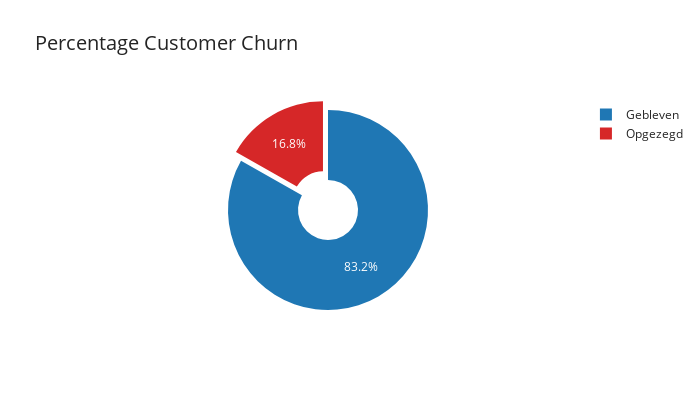

The notebook cell saved with this chart:
### Code cell
import plotly.express as px

# Percentage churn
churn_pct = df["Churn"].value_counts(normalize=True).reset_index()
churn_pct.columns = ["Churn", "Percentage"]
churn_pct['Churn_label'] = churn_pct['Churn'].map({0: 'Gebleven', 1: 'Opgezegd'})

# Professionele kleuren
colors = {"Gebleven": "#1f77b4",  # donkerblauw
          "Opgezegd": "#d62728"}  # donkerrood

fig = px.pie(
    churn_pct,
    names='Churn_label',  
    values='Percentage',
    title='Percentage Customer Churn',
    color='Churn_label',
    color_discrete_map=colors,
    hole=0.3,
    width=700,
    height=400,
)

# Layout aanpassen voor strakker uiterlijk
fig.update_traces(textinfo='percent', pull=[0, 0.1])  # labels + percentage, kleine pull voor highlight
fig.update_layout(template='simple_white', title_font_size=20)

fig.show()

### Figure 1 — Plotly figure (JSON) as saved in the notebook; plotly's stock layout.template omitted (floating-point values rounded to 4 significant figures)
{"data": [{"customdata": [["Gebleven"], ["Opgezegd"]], "domain": {"x": [0, 1], "y": [0, 1]}, "hole": 0.3, "hovertemplate": "Churn_label=%{customdata[0]}<br>Percentage=%{value}<extra></extra>", "labels": ["Gebleven", "Opgezegd"], "legendgroup": "", "marker": {"colors": ["#1f77b4", "#d62728"]}, "name": "", "pull": [0, 0.1], "showlegend": true, "textinfo": "percent", "type": "pie", "values": [0.8321, 0.1679]}], "layout": {"height": 400, "legend": {"tracegroupgap": 0}, "title": {"font": {"size": 20}, "text": "Percentage Customer Churn"}, "width": 700}}
